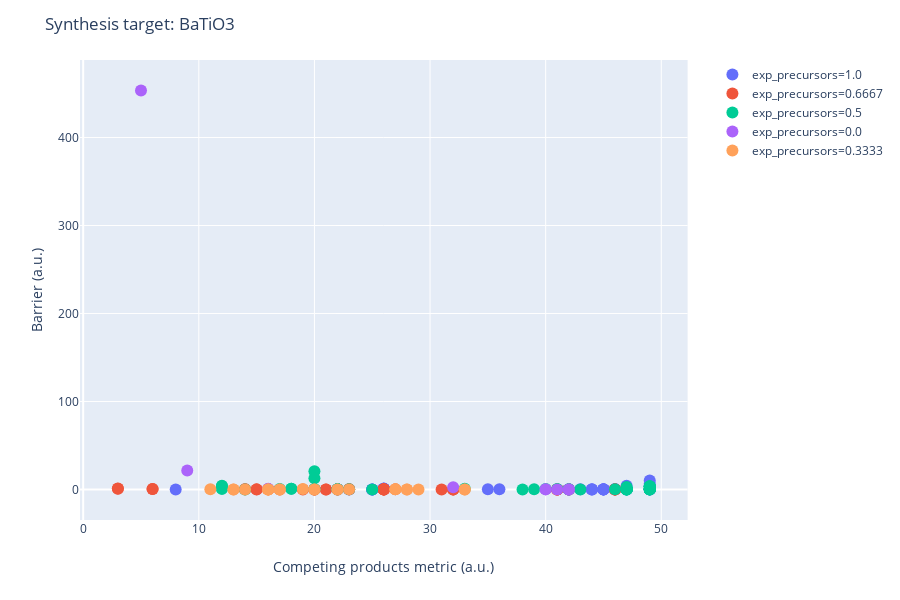

This figure's notebook cell:
### Code cell
router.recommend_routes(temperature=1400, allow_gas_release=True, show_known_precursors_only=False,
                        max_component_precursors=4, confine_competing_to_icsd=False,display_peroxides=True)
